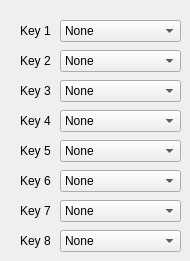
         <widget class="QWidget" name="tab_6">
          <attribute name="title">
           <string>Physical Keys</string>
          </attribute>
          <widget class="QLabel" name="label_27">
           <property name="geometry">
            <rect>
             <x>20</x>
             <y>20</y>
             <width>41</width>
             <height>21</height>
            </rect>
           </property>
           <property name="text">
            <string>Key 1</string>
           </property>
          </widget>
          <widget class="QComboBox" name="comboBox_19">
           <property name="geometry">
            <rect>
             <x>60</x>
             <y>20</y>
             <width>121</width>
             <height>22</height>
            </rect>
           </property>
           <item>
            <property name="text">
             <string>None</string>
            </property>
           </item>
           <item>
            <property name="text">
             <string>Hotkey</string>
            </property>
           </item>
           <item>
            <property name="text">
             <string>String</string>
            </property>
           </item>
           <item>
            <property name="text">
             <string>Media Control</string>
            </property>
           </item>
           <item>
            <property name="text">
             <string>Window Sizing</string>
            </property>
           </item>
           <item>
            <property name="text">
             <string>Mouse</string>
            </property>
           </item>
          </widget>
          <widget class="QLabel" name="label_28">
           <property name="geometry">
            <rect>
             <x>20</x>
             <y>50</y>
             <width>41</width>
             <height>21</height>
            </rect>
           </property>
           <property name="text">
            <string>Key 2</string>
           </property>
          </widget>
          <widget class="QLabel" name="label_29">
           <property name="geometry">
            <rect>
             <x>20</x>
             <y>80</y>
             <width>41</width>
             <height>21</height>
            </rect>
           </property>
           <property name="text">
            <string>Key 3</string>
           </property>
          </widget>
          <widget class="QLabel" name="label_30">
           <property name="geometry">
            <rect>
             <x>20</x>
             <y>110</y>
             <width>41</width>
             <height>21</height>
            </rect>
           </property>
           <property name="text">
            <string>Key 4</string>
           </property>
          </widget>
          <widget class="QLabel" name="label_31">
           <property name="geometry">
            <rect>
             <x>20</x>
             <y>140</y>
             <width>41</width>
             <height>21</height>
            </rect>
           </property>
           <property name="text">
            <string>Key 5</string>
           </property>
          </widget>
          <widget class="QLabel" name="label_32">
           <property name="geometry">
            <rect>
             <x>20</x>
             <y>170</y>
             <width>41</width>
             <height>21</height>
            </rect>
           </property>
           <property name="text">
            <string>Key 6</string>
           </property>
          </widget>
          <widget class="QLabel" name="label_33">
           <property name="geometry">
            <rect>
             <x>20</x>
             <y>200</y>
             <width>41</width>
             <height>21</height>
            </rect>
           </property>
           <property name="text">
            <string>Key 7</string>
           </property>
          </widget>
          <widget class="QLabel" name="label_34">
           <property name="geometry">
            <rect>
             <x>20</x>
             <y>230</y>
             <width>41</width>
             <height>21</height>
            </rect>
           </property>
           <property name="text">
            <string>Key 8</string>
           </property>
          </widget>
          <widget class="QComboBox" name="comboBox_20">
           <property name="geometry">
            <rect>
             <x>60</x>
             <y>50</y>
             <width>121</width>
             <height>22</height>
            </rect>
           </property>
           <item>
            <property name="text">
             <string>None</string>
            </property>
           </item>
           <item>
            <property name="text">
             <string>Hotkey</string>
            </property>
           </item>
           <item>
            <property name="text">
             <string>String</string>
            </property>
           </item>
           <item>
            <property name="text">
             <string>Media Control</string>
            </property>
           </item>
           <item>
            <property name="text">
             <string>Window Sizing</string>
            </property>
           </item>
           <item>
            <property name="text">
             <string>Mouse</string>
            </property>
           </item>
          </widget>
          <widget class="QComboBox" name="comboBox_21">
           <property name="geometry">
            <rect>
             <x>60</x>
             <y>110</y>
             <width>121</width>
             <height>22</height>
            </rect>
           </property>
           <item>
            <property name="text">
             <string>None</string>
            </property>
           </item>
           <item>
            <property name="text">
             <string>Hotkey</string>
            </property>
           </item>
           <item>
            <property name="text">
             <string>String</string>
            </property>
           </item>
           <item>
            <property name="text">
             <string>Media Control</string>
            </property>
           </item>
           <item>
            <property name="text">
             <string>Window Sizing</string>
            </property>
           </item>
           <item>
            <property name="text">
             <string>Mouse</string>
            </property>
           </item>
          </widget>
          <widget class="QComboBox" name="comboBox_22">
           <property name="geometry">
            <rect>
             <x>60</x>
             <y>80</y>
             <width>121</width>
             <height>22</height>
            </rect>
           </property>
           <item>
            <property name="text">
             <string>None</string>
            </property>
           </item>
           <item>
            <property name="text">
             <string>Hotkey</string>
            </property>
           </item>
           <item>
            <property name="text">
             <string>String</string>
            </property>
           </item>
           <item>
            <property name="text">
             <string>Media Control</string>
            </property>
           </item>
           <item>
            <property name="text">
             <string>Window Sizing</string>
            </property>
           </item>
           <item>
            <property name="text">
             <string>Mouse</string>
            </property>
           </item>
          </widget>
          <widget class="QComboBox" name="comboBox_23">
           <property name="geometry">
            <rect>
             <x>60</x>
             <y>170</y>
             <width>121</width>
             <height>22</height>
            </rect>
           </property>
           <item>
            <property name="text">
             <string>None</string>
            </property>
           </item>
           <item>
            <property name="text">
             <string>Hotkey</string>
            </property>
           </item>
           <item>
            <property name="text">
             <string>String</string>
            </property>
           </item>
           <item>
            <property name="text">
             <string>Media Control</string>
            </property>
           </item>
           <item>
            <property name="text">
             <string>Window Sizing</string>
            </property>
           </item>
           <item>
            <property name="text">
             <string>Mouse</string>
            </property>
           </item>
          </widget>
          <widget class="QComboBox" name="comboBox_24">
           <property name="geometry">
            <rect>
             <x>60</x>
             <y>140</y>
             <width>121</width>
             <height>22</height>
            </rect>
           </property>
           <item>
            <property name="text">
             <string>None</string>
            </property>
           </item>
           <item>
            <property name="text">
             <string>Hotkey</string>
            </property>
           </item>
           <item>
            <property name="text">
             <string>String</string>
            </property>
           </item>
           <item>
            <property name="text">
             <string>Media Control</string>
            </property>
           </item>
           <item>
            <property name="text">
             <string>Window Sizing</string>
            </property>
           </item>
           <item>
            <property name="text">
             <string>Mouse</string>
            </property>
           </item>
          </widget>
          <widget class="QComboBox" name="comboBox_25">
           <property name="geometry">
            <rect>
             <x>60</x>
             <y>230</y>
             <width>121</width>
             <height>22</height>
            </rect>
           </property>
           <item>
            <property name="text">
             <string>None</string>
            </property>
           </item>
           <item>
            <property name="text">
             <string>Hotkey</string>
            </property>
           </item>
           <item>
            <property name="text">
             <string>String</string>
            </property>
           </item>
           <item>
            <property name="text">
             <string>Media Control</string>
            </property>
           </item>
           <item>
            <property name="text">
             <string>Window Sizing</string>
            </property>
           </item>
           <item>
            <property name="text">
             <string>Mouse</string>
            </property>
           </item>
          </widget>
          <widget class="QComboBox" name="comboBox_26">
           <property name="geometry">
            <rect>
             <x>60</x>
             <y>200</y>
             <width>121</width>
             <height>22</height>
            </rect>
           </property>
           <item>
            <property name="text">
             <string>None</string>
            </property>
           </item>
           <item>
            <property name="text">
             <string>Hotkey</string>
            </property>
           </item>
           <item>
            <property name="text">
             <string>String</string>
            </property>
           </item>
           <item>
            <property name="text">
             <string>Media Control</string>
            </property>
           </item>
           <item>
            <property name="text">
             <string>Window Sizing</string>
            </property>
           </item>
           <item>
            <property name="text">
             <string>Mouse</string>
            </property>
           </item>
          </widget>
         </widget>
